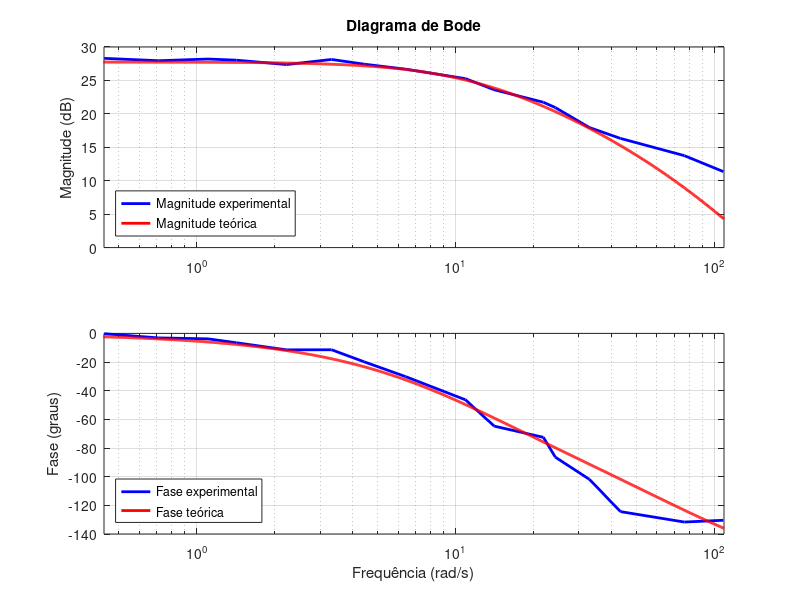
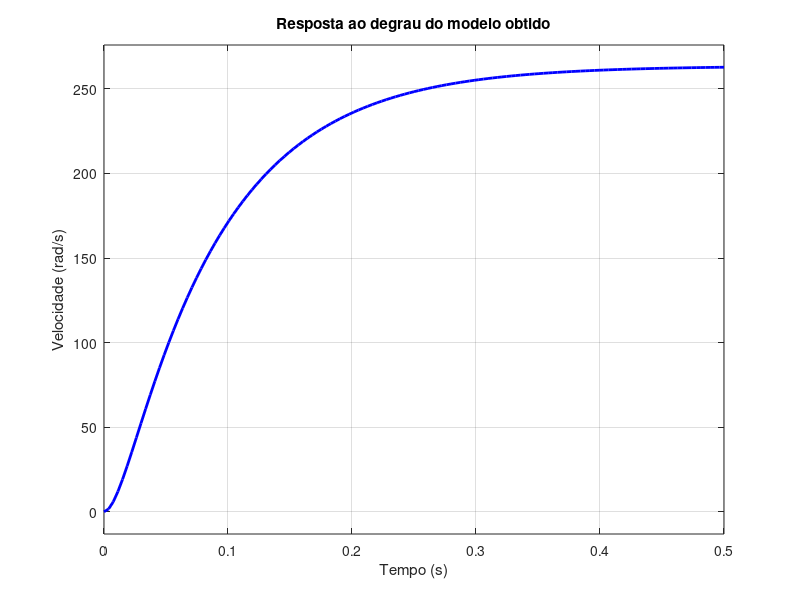

These figures' MATLAB source, in order:
pkg load control;
clear all;
##close all;

M = [3.7 4.87 6.55 7.9 11.14 12.21 15.138 18.34 21.60 23.52 25.51 23.36 25.2 25.7 24.97 26.00];
freqs = [25 17.5 10 7.5 6 5 3.5 2.5 1.5 1 0.75 0.5 0.35 0.25 0.175 0.1] * 2 * pi;
dt = [0.0210 0.030 0.05 0.054 0.062 0.0579 0.08 0.0740 0.082 0.078 0.06 0.09 0.08 0.06 0.077 0.009]/(2*pi);
freqsReais = [17.25 12.19 6.91 5.24 3.87 3.48 2.247 1.74 1.02 0.707 0.529 0.3544 0.227 0.1762 0.1137 0.07 ]*(2*pi);
G = 20*log10(M);
fase = (dt .* freqsReais) * 360;

s = tf('s');
#Gteorico = 11504.73 / (s^2 + 43.37 * s + 470.24); #Criticamente amortecido
#Gteorico = 44.69907407 / (0.06966136364* s + 1); #Primeira ordem
#Gteorico = 22 / (0.06966136364* s + 1); #Primeira ordem chutando o ganho k
##Gteorico = (24.4*(10*12.024^2)) / ((s + 12.024)*(s+10*12.024)); #Super amortecido (chutando 2do polo em  freq 10 vezes maior que a primeira freq de quina)
Gteorico = (24.4*(7*12.024^2)) / ((s + 12.024)*(s+7*12.024)); #Super amortecido (chutando 2do polo em freq 7 vezes maior que a primeira freq de quina)

[mag, phase, w] = bode(Gteorico, {0.43, 109});
mag = squeeze(mag);
phase = squeeze(phase);

figure();
subplot(2, 1, 1);
semilogx(freqsReais, G, 'b', 'LineWidth', 2);
hold on;
semilogx(w, 20*log10(mag), 'r', 'LineWidth', 2);
hold off;
grid on;
title('Diagrama de Bode');
##xlabel('Frequência (rad/s)');
ylabel('Magnitude (dB)');
legend('Magnitude experimental', 'Magnitude teórica');
legend('Location', 'southwest');
xlim([0.439, 109]);

subplot(2, 1, 2);
semilogx(freqsReais, -fase, 'b', 'LineWidth', 2);
hold on;
semilogx(w, phase, 'r', 'LineWidth', 2);
hold off;
grid on;
##title('Diagrama de Bode - Fase');
xlabel('Frequência (rad/s)');
ylabel('Fase (graus)');
legend('Fase experimental', 'Fase teórica');
legend('Location', 'southwest');
xlim([0.439, 109]);

# Resposta ao degrau do modelo obtido a partir do diagrama de bode
figure();
step(10.8*Gteorico);
xlim([0 0.5]);
grid on;
xlabel("Tempo (s)");
ylabel("Velocidade (rad/s)");
title("Resposta ao degrau do modelo obtido");
h = get(gca, 'Children');
set(h(1), 'Color', 'b');
set(h(1), 'LineWidth', 2);
